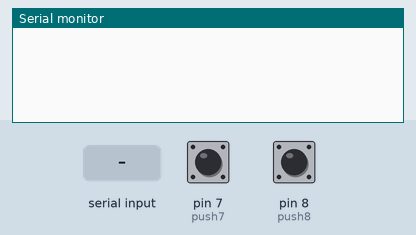
This sketch was run on a simulated Arduino Uno, built with avr-gcc and run on an emulated ATmega328P. Shown: the last lines printed to the serial monitor. The inputs (shaded band) are chosen by the test bench; at power-on: pin 7 (push7) LOW, pin 8 (push8) LOW.

Above: at 1.2 s.
1.3 s: "7" received over Serial
At 2.5 s:
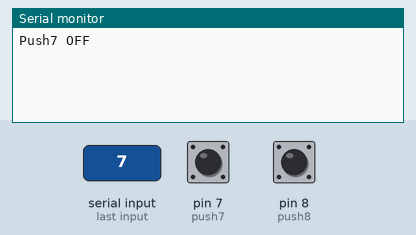
2.8 s: "D" received over Serial
At 4.3 s:
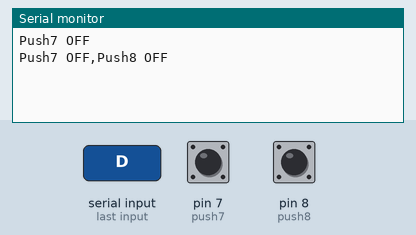

The sketch:

status_of_button_to_control_volume.ino
```cpp
char caracter;

#define push7 7   // PushButton 7.
#define push8 8   // PushButton 8.
String status_push7;
String status_push8;
String status;


void setup() {
  Serial.begin(9600);
  pinMode(push7, INPUT);
  pinMode(push8, INPUT);
}

void loop() {
  delay(50);

  if(Serial.available()) {
  caracter = Serial.read();
  if (digitalRead(push7) == HIGH) {status_push7 = "Push7 ON";} else {status_push7 = "Push7 OFF";}
  if (digitalRead(push8) == HIGH) {status_push8 = "Push8 ON";} else {status_push8 = "Push8 OFF";}
  status = status_push7 + "," + status_push8;

    if(caracter == '7'){Serial.println(status_push7);}
    if(caracter == '8'){Serial.println(status_push8);}
    if(caracter == 'D'){Serial.println(status);}
  }
}
```

Measured:
- after the input at 1.3 s, the serial monitor: prints a new line after 0.05 s (image 1)
- after the input at 2.8 s, the serial monitor: prints a new line at once (image 2)
